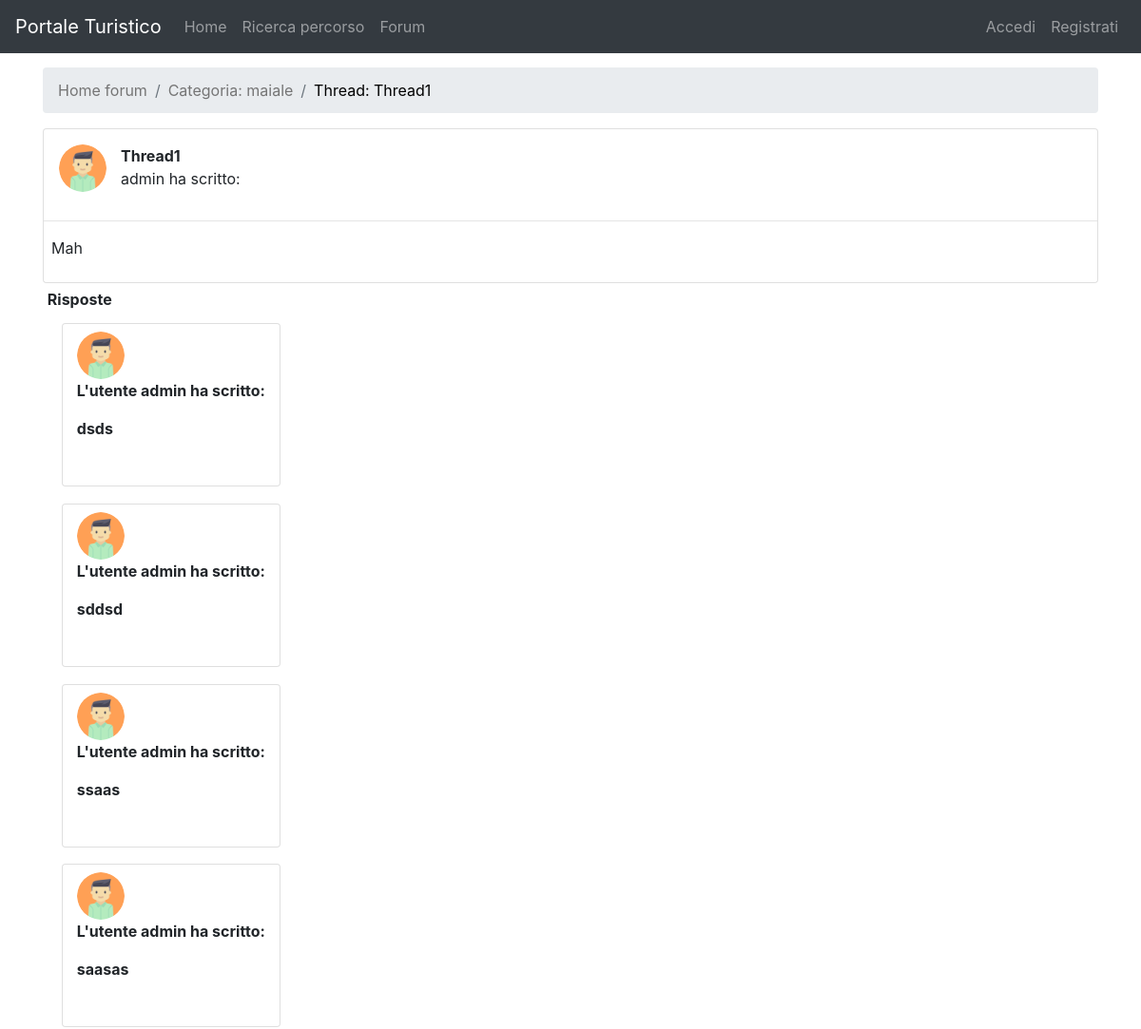
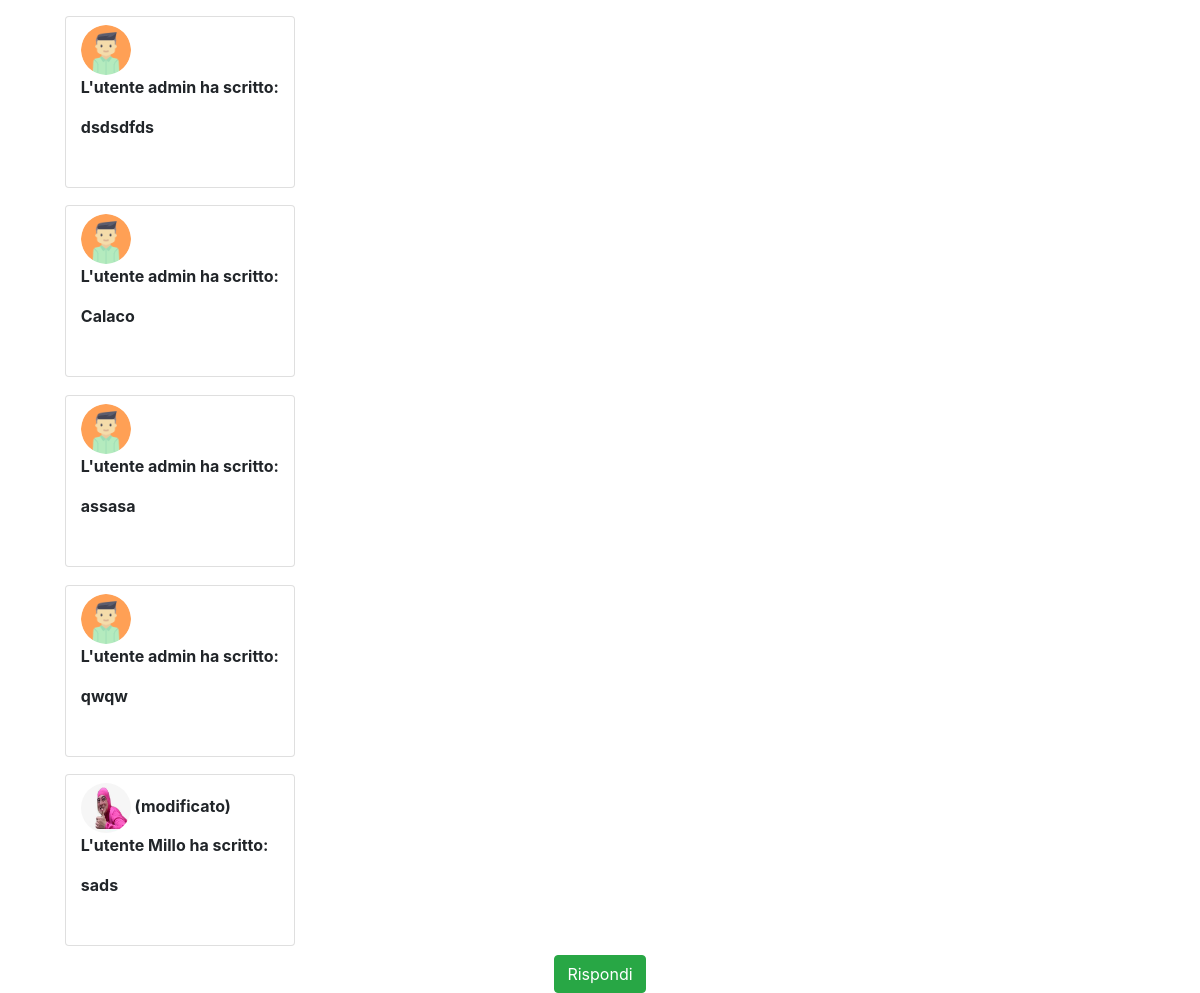
Page /forum/thread_category/1/view_thread_comment/9/ on the committed database (2 pictures, top to bottom).
### forum/models.py (models this page shows, shortened)
class Category(models.Model):
    title = models.CharField(max_length=30, unique=True)

class Thread(models.Model):
    user = models.ForeignKey(Profile, on_delete=models.CASCADE)
    created_at = models.DateTimeField(auto_now_add=True)
    title = models.CharField(max_length=200)
    text = models.TextField()
    is_active = models.BooleanField(default=True)
    category = models.ForeignKey(Category, on_delete=models.CASCADE, default="None")
    def get_user(self):
        return self.user.user

class Comment(models.Model):
    user = models.ForeignKey(Profile, on_delete=models.CASCADE)
    thread = models.ForeignKey(Thread, on_delete=models.CASCADE)
    created_at = models.DateTimeField(auto_now_add=True)
    text = models.TextField()
    is_modified = models.BooleanField(default=False)
    def get_user(self):
        return self.user.user

### userManagement/models.py (models this page shows)
class Profile(models.Model):
    user = models.OneToOneField(User, on_delete=models.CASCADE, related_name='profile')
    avatar = models.ImageField(blank=True, default=static_avatar_path(), upload_to=user_directory_path)
    email = models.EmailField(blank=False, unique=True, default='user_{0}@default.com'.format(User.pk))
    def get_user(self):
        return User.objects.filter(pk = self.user.pk).last()

### forum/views.py (the view)
# urls.py: path('thread_category/<int:pk_category>/view_thread_comment/<int:pk_thread>/', ViewThreadCommentForum.as_view(), name='viewThreadComment'),
class ViewThreadCommentForum(bc.LoginRequiredMixin, DetailView):
    model = Thread
    template_name = 'viewThreadCommentForum.html'
    pk_url_kwarg = "pk_thread"
    def get_context_data(self, **kwargs):
        context = super().get_context_data(**kwargs)
        context['comment'] = Comment.objects.filter(thread=self.object).order_by('created_at')
        context['category'] = Category.objects.filter(pk=self.kwargs.get('pk_category')).last()
        return context

### forum/templates/viewThreadCommentForum.html (shortened to what this page needs)
{% extends 'base.html' %}
{% block slideshow %}
    <div class="container">
        <div class="container py-2" id="mex">
        </div>
        <nav aria-label="breadcrumb">
            <ol class="breadcrumb">
                <li class="breadcrumb-item active" aria-current="page"><a style="color: #757575"
                                                                          href="{% url 'mainPageCategory' %}">Home
                    forum</a></li>
                <li class="breadcrumb-item active" aria-current="page"><a style="color: #757575"
                                                                          href="{% url 'viewThreadCategory' category.pk %}">Categoria: {{ category.title }}</a></li>
                <li class="breadcrumb-item active" aria-current="page"><a style="color: black"
                                                                          href="{% url 'viewThreadComment' category.pk thread.pk %}">Thread: {{ thread.title }}</a>
                </li>
            </ol>
        </nav>
        <div class="card py-2">
            <div class="col-md-12">
                <div class="row pt-2 px-3">
                    <img class="rounded-circle" width="50" height="50"
                         src="{{ thread.user.avatar.url }}"
                         alt="Card image cap">
                    <div class="col">
                        <p><b>{{ thread.title }}</b> <br>
                            {{ thread.get_user.username }} ha scritto: </p>
                    </div>
                </div>
            </div>
            <hr/>
            <div class="container px-2" id="messages">
                <p>{{ thread.text }}</p>
            </div>
        </div>
    </div>
    <div class="container">
        <table class="table-sm table-borderless"
               data-toggle="table"
               data-pagination="true"
               data-page-size="5"
               data-search="true">
            <thead class="thead-light">
            <tr>
                <th scope="col" data-field="replies">Risposte</th>
            </tr>
            </thead>
            <tbody>
            {% for comm in comment %}
                <tr>
                    <th scope="row">
                        <div class="container py-1">
                            <div class="card py-2">
                                <div class="col-md-12">
                                    <img class="rounded-circle" width="50" height="50"
                                         src="{{ comm.user.avatar.url }}"
                                         alt="Card image cap">
                                    {% if comm.is_modified %}
                                        (modificato)
                                    {% endif %}
                                    <p>L'utente {{ comm.get_user.username }} ha scritto:</p>
                                    <p>{{ comm.text }}</p>
                                    <br>
                                </div>
                            </div>
                        </div>
                    </th>
                </tr>
            {% endfor %}
            </tbody>
        </table>
    </div>
    {% if thread.is_active %}
        <div class="conteiner text-center">
            <a role="button" class="btn btn-success"
               href="{% url 'createComment' category.pk thread.pk %}">Rispondi</a>
        </div>
    {% endif %}
{% endblock %}

### static/css/style.css (style rules this page uses)
body { padding-top: 55px; height: 100%; position: relative; }
html, header, .view { height: 100%; }

### rows in the picture
Category: title "maiale"
Thread: title "Thread1", get_user.username "admin", text "Mah"
Comment: get_user.username "admin", text "dsds"
Comment: get_user.username "admin", text "sddsd"
Comment: get_user.username "admin", text "ssaas"
Comment: get_user.username "admin", text "saasas"
Comment: get_user.username "admin", text "dsdsdfds"
Comment: get_user.username "admin", text "Calaco"
Comment: get_user.username "admin", text "assasa"
Comment: get_user.username "admin", text "qwqw"
Comment: user.avatar (picture), is_modified "(modificato)", get_user.username "Millo", text "sads"
